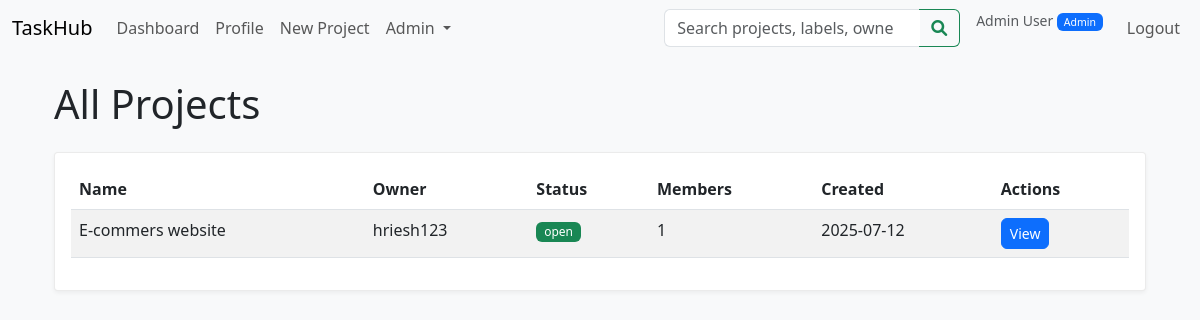
Page /admin/projects (signed in) on the earlier database version.
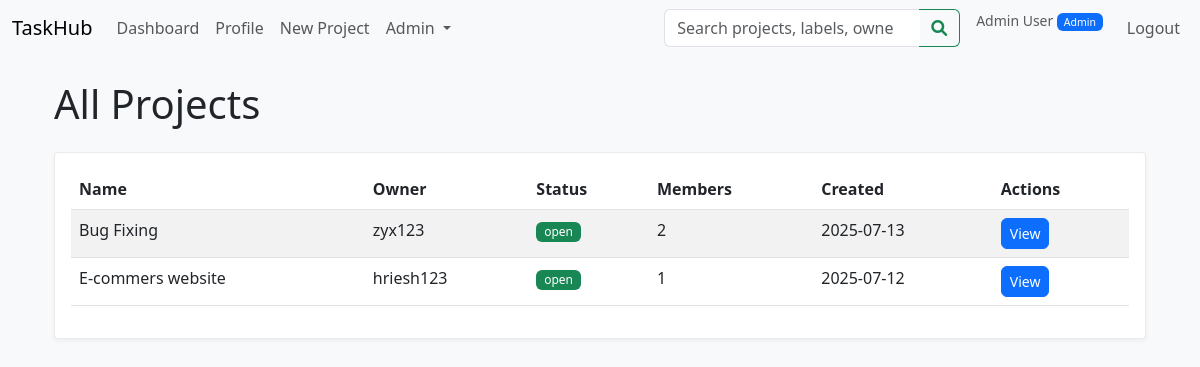
Same page on the later database version.
### models/project.py (models this page shows, shortened)
class Project(db.Model):
    __tablename__ = 'project'
    id = db.Column(db.Integer, primary_key=True)
    name = db.Column(db.String(150), nullable=False)
    description = db.Column(db.Text)
    status = db.Column(
        db.Enum('open', 'closed', name='project_status'),
        default='open',
        nullable=False
    )
    owner_id = db.Column(db.Integer, db.ForeignKey('user.id'), nullable=False)
    created_at = db.Column(db.DateTime, default=datetime.utcnow)
    updated_at = db.Column(
        db.DateTime,
        default=datetime.utcnow,
        onupdate=datetime.utcnow
    )
    owner = db.relationship(
        'User',
        back_populates='owned_projects'
    )
    members = db.relationship(
        'User',
        secondary=project_members,
        back_populates='projects',
        lazy='dynamic'
    )
    labels = db.relationship(
        'Label',
        secondary=project_labels,
        back_populates='projects',
        lazy='dynamic'
    )
    tasks = db.relationship(
        'Task',
        back_populates='project',
        lazy='dynamic',
        cascade='all, delete-orphan'
    )
    tickets = db.relationship(
        'Ticket',
        back_populates='project',
        lazy='dynamic',
        cascade='all, delete-orphan'
    )

### models/user.py (models this page shows, shortened)
class User(db.Model, UserMixin):
    __tablename__ = 'user'
    id = db.Column(db.Integer, primary_key=True)
    username = db.Column(db.String(80), unique=True, nullable=False, index=True)
    email = db.Column(db.String(120), unique=True, nullable=False, index=True)
    password_hash = db.Column(db.String(128), nullable=False)
    role = db.Column(
        db.Enum('admin', 'user', name='user_roles'),
        default='user',
        nullable=False
    )
    created_at = db.Column(db.DateTime, default=datetime.utcnow)
    updated_at = db.Column(
        db.DateTime,
        default=datetime.utcnow,
        onupdate=datetime.utcnow
    )
    full_name = db.Column(db.String(150))
    job_title = db.Column(db.String(100))
    department = db.Column(db.String(100))
    organization = db.Column(db.String(150))
    location = db.Column(db.String(100))
    bio = db.Column(db.Text)
    avatar_url = db.Column(db.String(255))
    owned_projects = db.relationship(
        'Project',
        back_populates='owner',
        lazy='dynamic'
    )
    projects = db.relationship(
        'Project',
        secondary='project_members',
        back_populates='members',
        lazy='dynamic'
    )
    tasks_created = db.relationship(
        'Task',
        back_populates='creator',
        foreign_keys='Task.creator_id',
        lazy='dynamic'
    )
    assigned_tasks = db.relationship(
        'Task',
        foreign_keys='Task.assignee_id',
        back_populates='assignee',
        lazy='dynamic'
    )
    reported_tasks = db.relationship(
        'Task',
        foreign_keys='Task.reporter_id',
        back_populates='reporter',
        lazy='dynamic'
    )
    task_membership = db.relationship(
        'TaskMember',
        back_populates='user',
        lazy='dynamic',
        cascade='all, delete-orphan'
    )
    tickets_created = db.relationship(
        'Ticket',
        back_populates='creator',
        lazy='dynamic',
        cascade='all, delete-orphan'
    )

### routes/admin_routes.py (the view)
@admin_bp.route("/projects")
@login_required
@admin_required
def list_projects():
    projects = Project.query.order_by(Project.created_at.desc()).all()
    return render_template("admin/projects.html", projects=projects)

### templates/admin/projects.html (shortened to what this page needs)
{% extends "base.html" %}
{% block content %}
<div class="container mt-4">
    <h1 class="mb-4">All Projects</h1>
    <div class="card">
        <div class="card-body">
            {% if projects %}
                <div class="table-responsive">
                    <table class="table table-striped">
                        <thead>
                            <tr>
                                <th>Name</th>
                                <th>Owner</th>
                                <th>Status</th>
                                <th>Members</th>
                                <th>Created</th>
                                <th>Actions</th>
                            </tr>
                        </thead>
                        <tbody>
                            {% for project in projects %}
                            <tr>
                                <td>{{ project.name }}</td>
                                <td>{{ project.owner.username }}</td>
                                <td>
                                    <span class="badge {% if project.status == 'open' %}bg-success{% else %}bg-secondary{% endif %}">
                                        {{ project.status }}
                                    </span>
                                </td>
                                <td>{{ project.members.count() }}</td>
                                <td>{{ project.created_at.strftime('%Y-%m-%d') }}</td>
                                <td>
                                    <a href="{{ url_for('projects.detail', proj_id=project.id) }}" class="btn btn-sm btn-primary">View</a>
                                </td>
                            </tr>
                            {% endfor %}
                        </tbody>
                    </table>
                </div>
            {% else %}
                <p class="text-muted">No projects found.</p>
            {% endif %}
        </div>
    </div>
</div>
{% endblock %}

Differences in the rows shown:
added Project: name "Bug Fixing", owner.username "zyx123", status "open", members.count "2", created_at "2025-07-13"
